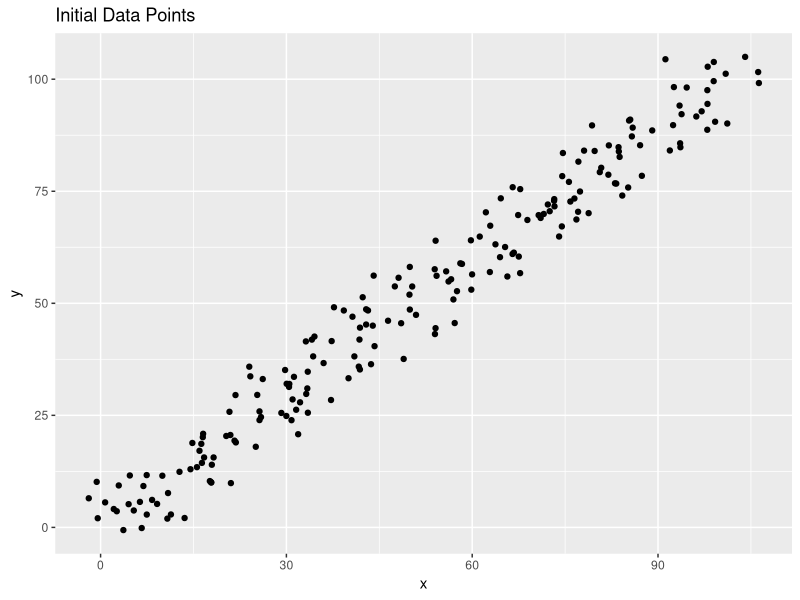
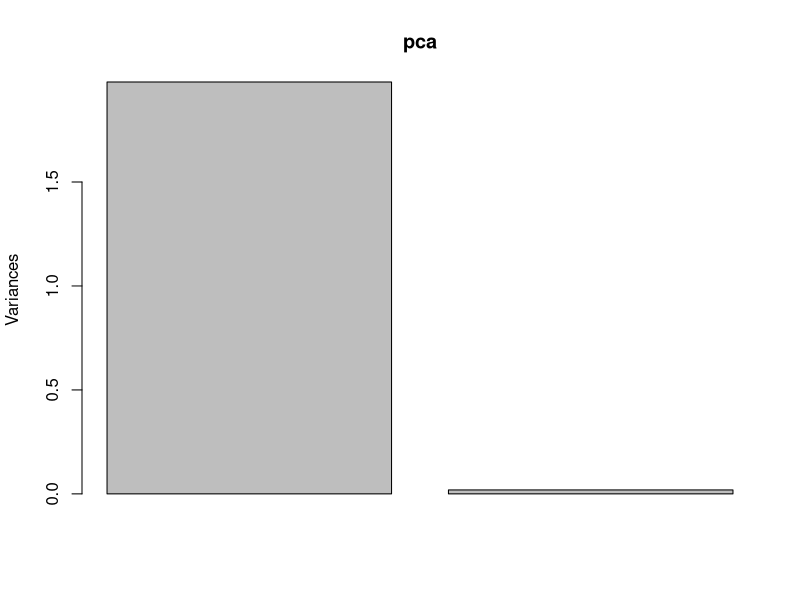
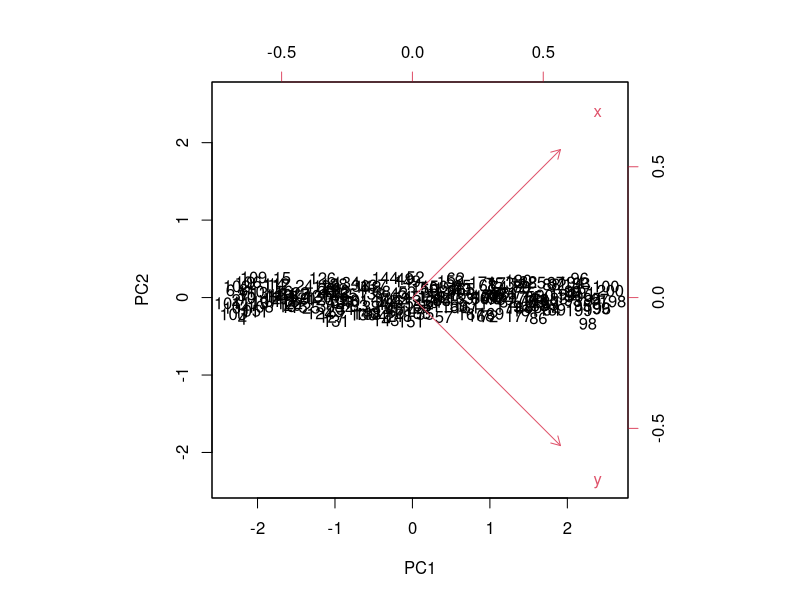

The R source for these figures, in order:
# This script conducts principal component analysis (PCA) on generated data.
# It then projects new (also generated) data onto the components yielded from PCA.

# LOAD LIBRARIES --------------------------------------------------------------------
# This section loads necessary libraries for this script.
library(data.table)
library(ggplot2)
library(dplyr)

# GENERATE DATA -----------------------------------------------------------
# This section generates the data that will be used for PCA.
# It also generates 'new' data that the PCA will be applied to.

  # Set seed for reproducible analysis.
  set.seed(8583)

  # Generate linear original and 'new' data.
  data = data.table(x = rep(c(1:100), 2), 
                    y = rep(c(1:100), 2))
  new_data = data.table(x = rep(c(1:100), 2), 
                        y = rep(c(1:100), 2))

  # 'Jitter' the data so it's not exactly linear.
  data$x = jitter(data$x, 
                  amount = 7)
  data$y = jitter(data$y, 
                  amount = 7)
  new_data$x = jitter(new_data$x, 
                      amount = 7)
  new_data$y = jitter(new_data$y, 
                      amount = 7)

  # Plot initial data points.
  ggplot(data = data, 
         aes(x = x, 
             y = y)) + 
  geom_point() + 
  ggtitle('Initial Data Points') + 
  xlab('x') + 
  ylab('y')

  # Create an empty table called 'first_components'.
  # This will be filled with the first components of PCA below.
  # Specifically, it will be filled with the first principal component from the original data and the projection of 'new_data' onto
  # the results of PCA.
  first_components = data.table(pca_first_orig = rep(NA, nrow(data)), 
                                pca_first_pred = rep(NA, nrow(data)))

# PRINCIPAL COMPONENT ANALYSIS --------------------------------------------
# This section conducts principal component analysis.

  # Conduct principal component analysis on 'data'.
  # The principal component analysis function includes a scaling argument.
  pca = prcomp(data, 
               scale = T,
               center = T)

  # View summary of 'pca'.
  summary(pca)

  # Plot the variances associated with each principal component.
  plot(pca)

  # View the biplot of 'pca'.
  biplot(pca, 
         scale = 0)

  # Add the first principal component to 'first_components'.
  first_components$pca_first_orig = data.table(pca$x)[, .(PC1)]

  # Project 'new_data' onto 'pca' and add to 'first_components'.
  first_components$pca_first_pred = data.table(predict(pca, 
                                                       newdata = new_data))[, .(PC1)]